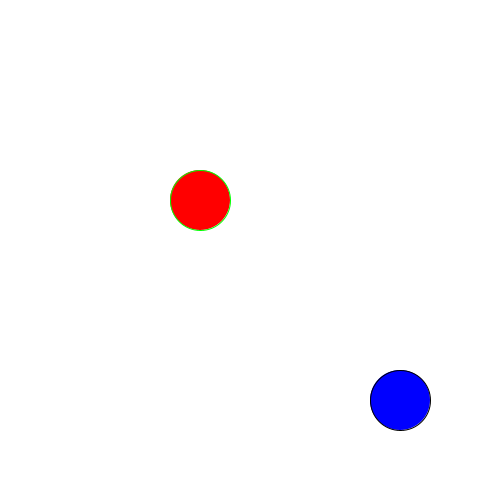
Frame 1 (no input)
Frame 2 (the mouse pressed at the canvas centre, redrawn once): identical to frame 1, image omitted

The Processing sketch that drew this single still picture (run headless with seeded random() and noise(); the mouse was pressed at the canvas centre and the sketch redrawn once):

// Processing sketch: change_colors_pde
// ── change_colors_pde.pde
void setup() {
  size(500, 500); // 500 by 500 canvas
  noLoop(); // only draw() once
}

void draw() {
  background(255); // white background
  
  fill(255, 0, 0); // red fill
  stroke(0, 255, 0); // green outline
  ellipse(200, 200, 60, 60); // ellipse with red fill and green outline
  
  fill(0, 0, 255); // blue fill
  stroke(0, 0, 0); // black outline
  ellipse(400, 400, 60, 60); // ellipse with blue fill and black outline
  
  //fill(0, 255, 0); //green fill
  //stroke(255, 0, 0); //red outline
  //ellipse(400, 100, 60, 60); // ellipse with green fill and red outline
  
}
